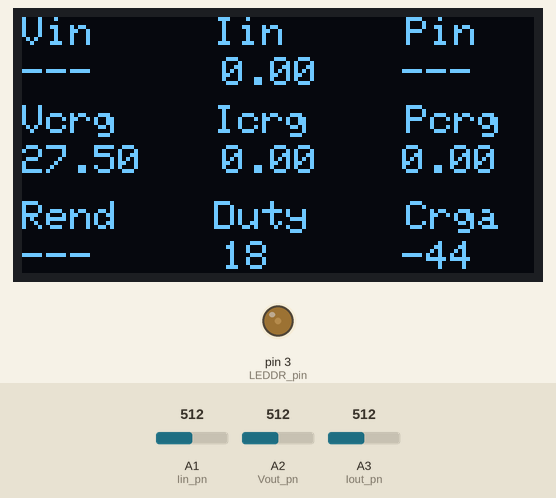
The sketch below on a simulated Arduino Uno, built with avr-gcc and run on an emulated ATmega328P. Parts: 128×64 one-colour display, output pins drawn as LEDs (lit = HIGH). The inputs (shaded band) are chosen by the test bench; at power-on: A2 (Vout_pn) = 512, A1 (Iin_pn) = 512, A3 (Iout_pn) = 512. What the sketch prints to the serial monitor is not drawn.

Above: at 6.3 s.
6.4 s: A2 (Vout_pn) set to 306
At 7.4 s:
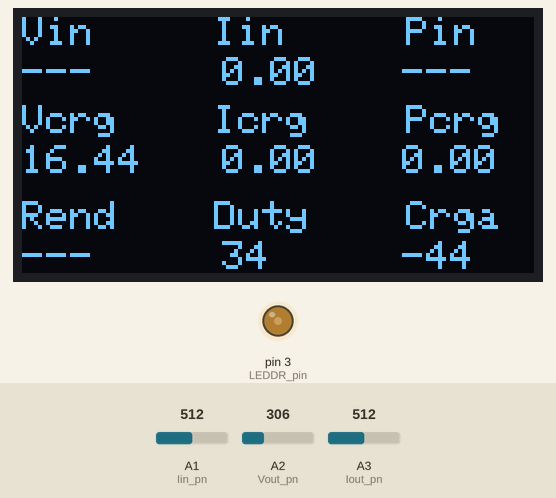
9.4 s: A1 (Iin_pn) set to 716
At 11.7 s:
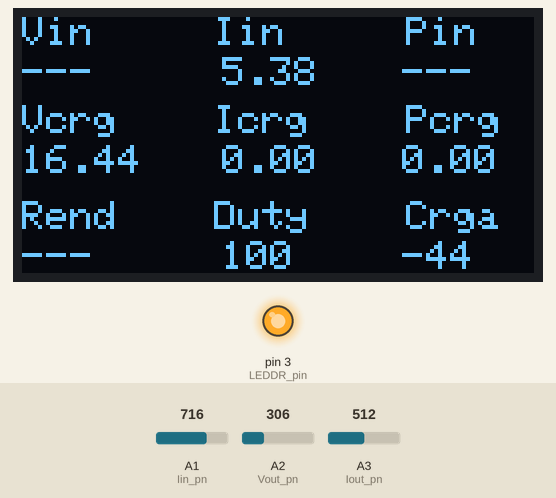
12.3 s: A3 (Iout_pn) set to 716
At 13.0 s:
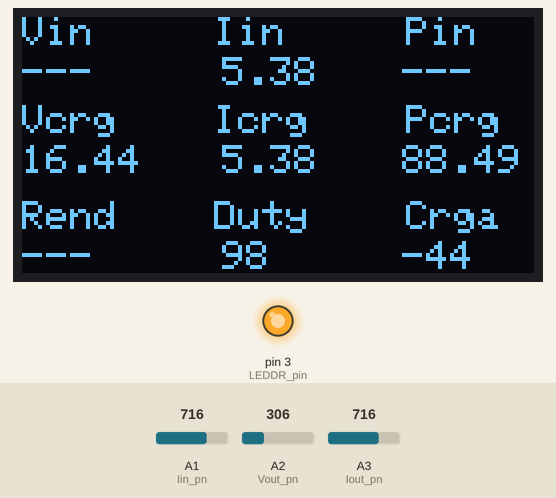
14.6 s: A3 (Iout_pn) set to 511
At 15.9 s:
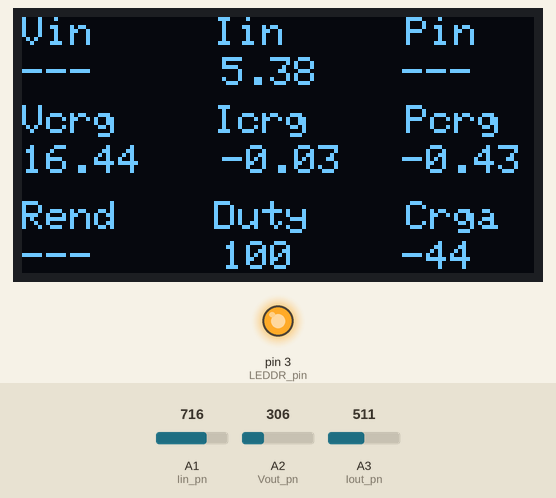
16.4 s: A1 (Iin_pn) set to 900
At 18.2 s:
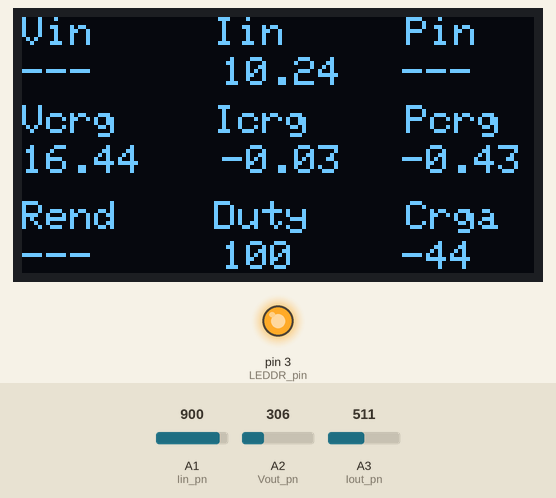
18.8 s: A2 (Vout_pn) set to 900
At 20.2 s:
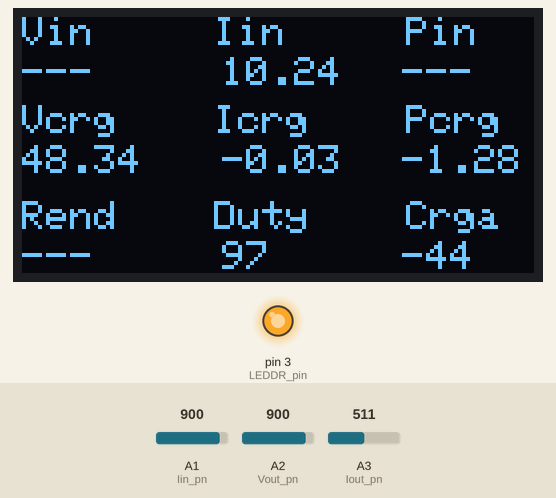
Timing chart, 0 to 22.8 s (numbered marks = the images above; inputs shaded):
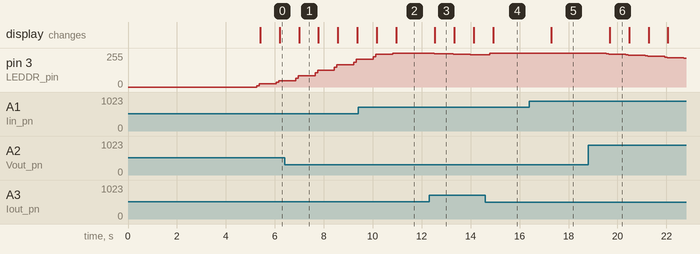

Measured:
- after the input at 12.3 s, pin 3 (LEDDR_pin): moves from 255/255 to 241/255 over 1.7 s, starting after 0.10 s; the display: changes after 0.24 s (image 3)
- after the input at 16.4 s, the display: changes after 0.90 s (image 5)
- after the input at 18.8 s, pin 3 (LEDDR_pin): moves from 255/255 to 216/255 over 3.2 s, starting after 0.74 s; the display: changes after 0.88 s (image 6)
- what the display in image 1 shows lasts 0.8 s, from 7.0 s to 7.8 s

The sketch:

Carga_Solar_Bici_MPPT.ino
```cpp
// Cargador Solar Bici 42V MaxPowerPoint
// Control d'un Convertidor DC-DC Step Up.
// Amb Vin: 8 - 32 V, Vout: Vin+1 - 46 V, 7A.
// amb LEDDR - LED Dependendent Resistor ( LED + LDR )
// en este cas NSL-32R3 controlad per PWM.
// Amb realimentació de Vout amb un Divisor de Tensió.
// Limitador de Corrent de Carga.
// Test de Tensió de Bateria periodic.
// Accio de control segons Tensió de bateria, es a dir, aturar carga.
// Falta:
// Lectura de tensió d'entrada.
// Lectura de potencies.
// Calcul del rendiment.
// Implementar el MaxPowerPoint  ?  Revisar


// Definició de Pins
// Entrades Analogiques
#define Vin_pn A0   // Encara no utilitzad
#define Iin_pn A1
#define Vout_pn A2   // Pin Analogic on Conectem la tensió de sortida del Carregador
#define Iout_pn A3

// Configuració conversor Analog-Digital
// Bits_ADC 10    // Bits del conversor Analogic Digital
// MaxLec=pow(2,Bits_ADC);   // Final d'escala en Binari
#define MaxLec 1024

// Ajustarem la referencia de tensió del Conversors a un valor
// més proxim però superior als valor de tensió máxima que
// s'esperen dels sensors.
#define AREF 5.00

// Resistencies del divisor (sensor) de tensió de sortida.
#define Rdou 47000
#define Rdod 4700
double X_Vout=(Rdou+Rdod)/Rdod;   // Multiplicador per compensar el divisor de tensió
                  // d'entrada que permet mesurar tensions superiors
                  // a la tensió d'alimentació del conversor AD.

// Sensors de Corrent Hall ACS712 (4.5 a 5.5 V)
unsigned char NLec=5; // Nombre de Lectures de corrent per promijar
float Sens_SC=0.185;  // Sensivilitat en Volts/Amper versió +-5A.
                  // Per lo que a 5A dona 5 * 0.185 = 0.925 Volts.
//double Sens_SC=0.100;  // V/A  versió +-20A.
                  // Per lo que a 20A dona 20 * 0.100 = 2.00 Volts.
//double Sens_SC=0.066;  // V/A  versió +-30A.
                  // Per lo que a 30A dona 30 * 0.066 = 1.98 Volts.
float Iout_LMT = 2.50;   // Limitació de Corrent de sortida en Ampers.
                // El carregador original es una Font de 42.20 V
                // Amb limitador de Corrent a 2.00 A. Per lo que carrega
                // a 2.00 A fins que la tensió de la bateria s'aproxima
                // als 42 V que la corrent va baixant.
                // Com que una corrent de 2.0 A no acalenta la batería
                // podem intentar carregarla a una corrent més alta,
                // potser 3 o 4 A, per reduir el temps de carga.

// PWM Control LEDDR
#define LEDDR_pin 3
// Convertir Duty Cycle en % a 0 a 255
float Duty = 0;
int Duty_byte = Duty * 2.55;

float Vbat = 0;   // Tensió de la bateria actual
float Vbat_fnl = 42.20; // Tensió baterial final carga
float Vbat_min = 32;
int Carga = 0;    // Nivell de Carga Bateria de 0 a 100.
float TVbat = 5;  // Temps [min.] de revisió de la tensió de la bateria.
#include <TimerOne.h> // Perporitzador per controlar este periode.

// Configuració del control
float Vcarga=Vbat_fnl+0.5; // Vout que volem
float Kv = 0.3;     // Constant de Porporcionalitat control de tensio
float Ki = 0.3;     // Constant de Proportcionlitat control limit de corrent

// MaxPowerPoint
float Vcarga_Ant = Vcarga;  // Per al test del MaxPowerPoint
float Pout = 0;
float Pout_Ant = 0;
float Var_Vcrg = 0.01;  // Variació de Vcarga per anar provant

// OLED
// Amb Patalleta OLED 128x64
#include <Adafruit_SSD1306.h>   // OLED

#define OLED_RESET A4
Adafruit_SSD1306 display(OLED_RESET);

// Mides de la Pantalla
#define PantallaX 128
#define PantallaY 64

#if (SSD1306_LCDHEIGHT != PantallaY)
#error("Height incorrect, please fix Adafruit_SSD1306.h!");
#endif

// Comptador de temps en segons
volatile unsigned long ContSegons;
void Crono() {
  ContSegons++;
}

void setup() {

  Timer1.initialize(1000000);  // 1000us = 1ms, 1000000us=1s.
  Timer1.attachInterrupt(Crono);

  // Configuració de sortida PWM
  pinMode(LEDDR_pin, OUTPUT);

  // Configuracio Pantalla
  display.begin(SSD1306_SWITCHCAPVCC, 0x3C);  // Estes plaques inicialitcen a la adresa I2C 0x3C.
  // Borra el logo de Adafruit de la memoria de la pantalla
  display.clearDisplay();

  // text display tests
  display.setTextSize(2);
  display.setTextColor(WHITE);
  display.setCursor(0,0);
  display.println("SEUTec");
  display.setTextSize(2);
  display.setCursor(15,25);
  display.println("BiciCrgdr");
  display.setCursor(15,42);
  display.println("MxPwrPnT");
  display.display();
  delay(5000);
  display.clearDisplay();

  // Lectura Tensió de Bateria sense carregar
  int Lec = 0;
  for (int i = 0; i < NLec; i++){
    Lec = Lec + analogRead(Vout_pn);
    delay(10);
  }
  int Lec_Vout = Lec / NLec;
  // Convesió de Lectura Conversor a Volts.
  Vbat = X_Vout * Lec_Vout * AREF / MaxLec;

  if ( Vbat > Vbat_fnl ) {
    Vcarga = 0;   // Aturar carga quan està completa
  }

  Carga = (Vbat - Vbat_min)/(Vbat_fnl - Vbat_min) * 100;
  ContSegons = 0;

  Serial.begin(9600);

}

void loop() {

  // Implementació del MaxPowerPoint ajustant Vcarga
  // Augmentem Vcarga a vore que passa
  Vcarga_Ant = Vcarga;
  Vcarga=Vcarga + Var_Vcrg;   // Augmentem Vcarga

  // Lectura Tensió de Carga
  int Lec = 0;
  for (int i = 0; i < NLec; i++){
    Lec = Lec + analogRead(Vout_pn);
    delay(10);
  }
  int Lec_Vout = Lec / NLec;  // Valor mig de varies lectures
  // Convesió de Lectura Conversor a Volts.
  float Vout = X_Vout * Lec_Vout * AREF / MaxLec;

  Serial.print(" Vout: ");
  Serial.print(Vout);

  // Lectura Corrent de Carga
  Lec = 0;
  for (int i = 0; i < NLec; i++){
    Lec = Lec + analogRead(Iin_pn);
    delay(10);
  }
  float Lec_Iin = Lec / NLec;
  // Convesió de Lectura Conversor a Volts.
  float Iin = (( Lec_Iin * AREF / MaxLec ) - ( AREF / 2 )) / Sens_SC;
  Serial.print(" Iin: ");
  Serial.print(Iin);

  // Lectura Corrent de Carga
  Lec = 0;
  for (int i = 0; i < NLec; i++){
    Lec = Lec + analogRead(Iout_pn);
    delay(10);
  }
  float Lec_Iout = Lec / NLec;
  // Convesió de Lectura Conversor a Volts.
  float Iout = (( Lec_Iout * AREF / MaxLec ) - ( AREF / 2 )) / Sens_SC;
  Serial.print(" Iout: ");
  Serial.print(Iout);

  if ( Iout < Iout_LMT) { Duty = Duty + Kv * ( Vcarga - Vout ); }
  else { Duty = Duty + Ki * ( Iout_LMT - Iout ); }
                                  // Si Iout > Iout_LMT reduir Duty cycle

  if ( Duty > 100 ){ Duty=100; }
  if ( Duty < 0 ){ Duty = 0;}

  Duty_byte = Duty * 2.55;    // Cambiar rang de 0-100 a 0-255 de les sortides PWM
  analogWrite(LEDDR_pin, Duty_byte );

  Pout_Ant = Pout;
  Pout = Vout * Iout;
  if ( Pout < Pout_Ant ) {  // La Potencia de Carga ha Baixat torner a Vcarga Anterior
    Vcarga = Vcarga_Ant;
  }

  // Implementacio del MaxPowerPoint ajustant Vcarga
  // Baixem Vcarga a vore que passa
  Vcarga_Ant = Vcarga;
  Vcarga = Vcarga - Var_Vcrg;   // Augmentem Vcarga

  // Lectura Tensió de Carga
  Lec = 0;
  for (int i = 0; i < NLec; i++){
    Lec = Lec + analogRead(Vout_pn);
    delay(10);
  }
  Lec_Vout = Lec / NLec;  // Valor mig de varies lectures
  // Convesió de Lectura Conversor a Volts.
  Vout = X_Vout * Lec_Vout * AREF / MaxLec;

//  Serial.print(" Vout: ");
//  Serial.print(Vout);

  // Lectura Corrent de Carga
  Lec = 0;
  for (int i = 0; i < NLec; i++){
    Lec = Lec + analogRead(Iout_pn);
    delay(10);
  }
  Lec_Iout = Lec / NLec;
  // Convesió de Lectura Conversor a Volts.
  Iout = (( Lec_Iout * AREF / MaxLec ) - ( AREF / 2 )) / Sens_SC;
  Serial.print(" Iout: ");
  Serial.print(Iout);

  if ( Iout < Iout_LMT) { Duty = Duty + Kv * ( Vcarga - Vout ); }
  else { Duty = Duty + Ki * ( Iout_LMT - Iout ); }
                                  // Si Iout > Iout_LMT reduir Duty cycle

  if ( Duty > 100 ){ Duty=100; }
  if ( Duty < 0 ){ Duty = 0;}

  Duty_byte = Duty * 2.55;    // Cambiar rang de 0-100 a 0-255 de les sortides PWM
  analogWrite(LEDDR_pin, Duty_byte );

  Pout_Ant = Pout;
  Pout = Vout * Iout;
  if ( Pout < Pout_Ant ) {  // La Potencia de Carga ha Baixat tornem a Vacarga Anterior
    Vcarga = Vcarga_Ant;
  }

  // De tant en tant mirar la tensió de la bateria en circuit obert
  // es a dir sense carregar
  noInterrupts();
  unsigned long Minuts = ContSegons / 60;
  interrupts();

  if ( Minuts == TVbat ){
    // Aturar carga
    analogWrite(LEDDR_pin, 0 );
    delay(100);  // Esperar una mica

    // Lectura Tensió de Bateria sense carregar
    Lec = 0;
    for (int i = 0; i < NLec; i++){
      Lec = Lec + analogRead(Vout_pn);
      delay(10);
    }
    int Lec_Vout = Lec / NLec;
    // Convesió de Lectura Conversor a Volts.
    Vbat = X_Vout * Lec_Vout * AREF / MaxLec;

    if ( Vbat > Vbat_fnl ) {
      Vcarga = 0;   // Aturar carga quan està completa
    }

    Carga = (Vbat - Vbat_min)/(Vbat_fnl - Vbat_min);
    ContSegons = 0;
  }

  Duty_byte = Duty * 2.55;    // Cambiar rang de 0-100 a 0-255 de les sortides PWM
  analogWrite(LEDDR_pin, Duty_byte );

  Serial.print(" Duty [%]: ");
  Serial.println(Duty);

  Serial.print(" Vbat: "); // Vbat
  Serial.print(Vbat);

  Serial.print(" Carga: "); // Nivell de Carga
  Serial.print(Carga);

// Mostrar dades per la Pantalla OLED
// Configurar tamaño de Text
  display.setTextSize(2);

  display.setTextSize(1);
  display.setCursor(0,0);
  display.print("Vin     Iin     Pin");

  display.setCursor(0,10);
//  if ( Lec_Vin == 1024  ) { display.print(">"); }
//  display.print(Vin,2);
  display.print("---");
  display.setCursor(50,10);
  display.print(Iin,2);
  display.setCursor(95,10);
//  display.print(Pin,2);
  display.print("---");

  display.setCursor(0,22);
  display.print("Vcrg    Icrg    Pcrg");
  display.setCursor(0,32);
  if ( Lec_Vout == 1024  ) { display.print(">"); }
  display.print(Vout,2);
  display.setCursor(50,32);
  display.print(Iout,2);
  display.setCursor(95,32);
  display.print(Pout,2);

  display.setTextSize(1);
  display.setCursor(0,46);
  display.print("Rend    Duty    Crga");
  display.setCursor(0,56);
//  display.print(Rend,2);
  display.print("---");
  display.setCursor(50,56);
  display.print(Duty,0);    // 1 decimal
  display.setCursor(95,56);
  display.print(Carga);

  display.display();
  display.clearDisplay();

  delay(500);
}
```
